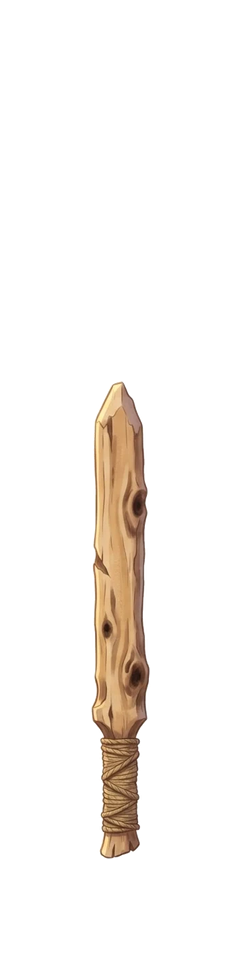
#> input picture assets/weapons/wood_pine.png, 240 x 960 px, found by its file name
$ python mock3.py
#> lines starting #> are read from the running program, lines starting #| are printed output that depends on the picture; pictures that were not available may be replaced by others from this repository, and a replacement may not be noted
### tools/art/swing3d.py
from PIL import Image, ImageDraw
import math
R='/home/claude/seolhwa-rpg/assets/characters/outfit1_hotot/'
Wp=Image.open('/home/claude/seolhwa-rpg/assets/weapons/wood_pine.png')
#> Wp is the input picture: PIL image 240x960 RGBA; mean R, G, B, A 18.5, 14.6, 10.9, 23.8
K=0.5  # depth factor
BG=(150,170,150,255)
def to640(im):
    if im.width==640: return im
    c=Image.new('RGBA',(640,720)); c.alpha_composite(im,(120,0)); return c
def draw_weapon(x,y,sx,sy):
    L=math.hypot(sx,sy); ang=math.degrees(math.atan2(sx,-sy))
    w=Wp.resize((240,max(2,round(960*L)))); gy=800*L
    big=Image.new('RGBA',(2400,2400)); big.alpha_composite(w,(1200-120,round(1200-gy)))
    big=big.rotate(-ang,center=(1200,1200),resample=Image.BICUBIC)
    lay=Image.new('RGBA',(640,720)); lay.alpha_composite(big.crop((1200-x,1200-y,1200-x+640,1200-y+720))); return lay
def proj(view,theta,lat):
    Y=math.cos(math.radians(theta)); F=math.sin(math.radians(theta))
    if view=='front': return lat, -Y+K*F, F<0
    if view=='back': return -lat, -Y-K*F, F>0
    return -F, -Y, F<0   # side, facing left
def projc(view,theta,lat):
    sx,sy,b=proj(view,theta,lat); L=math.hypot(sx,sy)
    if L>1: sx,sy=sx/L,sy/L
    return sx,sy,b
SW={'front':dict(t0=-40,t1=125,lat=0.15,r=(150,160),s=(360,464)),
    'back':dict(t0=-40,t1=125,lat=0.15,r=(480,160),s=(430,390)),
    'side':dict(t0=-40,t1=125,lat=0.0,r=(214,136),s=(210,480))}
def frame(view,u,trail):
    p=SW[view]; th=p['t0']+(p['t1']-p['t0'])*u
    hx=p['r'][0]+(p['s'][0]-p['r'][0])*u; hy=p['r'][1]+(p['s'][1]-p['r'][1])*u
    body=Image.open(R+f"{view}_{'raise' if u<0.4 else 'strike'}.png")
    sx,sy,behind=projc(view,th,p['lat'])
    tip=(hx+sx*560, hy+sy*560); trail.append(tip)
    wl=draw_weapon(round(hx),round(hy),sx,sy)
    t=Image.new('RGBA',(640,720),BG)
    if behind: t.alpha_composite(wl); t.alpha_composite(body)
    else: t.alpha_composite(body); t.alpha_composite(wl)
    d=ImageDraw.Draw(t)
    if len(trail)>1: d.line(trail,fill=(30,30,30,255),width=10)
    return t
frames=[]
us=[0,0,0.1,0.25,0.4,0.55,0.7,0.85,1,1,1,1]
trails={v:[] for v in SW}
for u in us:
    row=Image.new('RGBA',(640*3,720),BG)
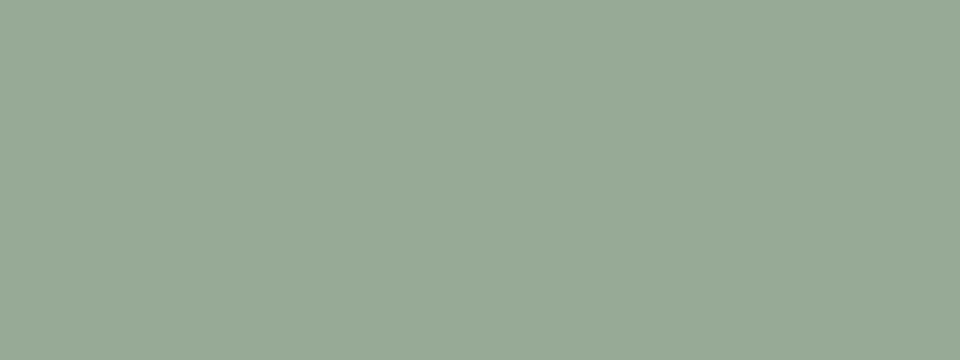
#> row: PIL image 1920x720 RGBA (shown at 1/2 size); mean R, G, B, A 150, 170, 150, 255
    for i,v in enumerate(['front','side','back']): row.alpha_composite(frame(v,u,trails[v]),(i*640,0))
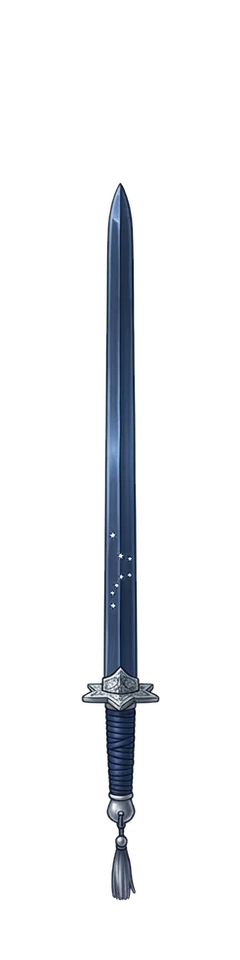
#> input picture assets/weapons/big_dipper_long.png, 240 x 960 px, given in place of front_raise.png, which was not available
#> in frame, body is the input picture: PIL image 240x960 RGBA; mean R, G, B, A 10.3, 11.8, 14.2, 23.2
#> in draw_weapon, `big = Image.new('RGBA', (2400, 2400))`: big: PIL image 2400x2400 RGBA; every value is 0
#> in draw_weapon, `big.alpha_composite(w, (1200 - 120, round(1200 - gy)))`:
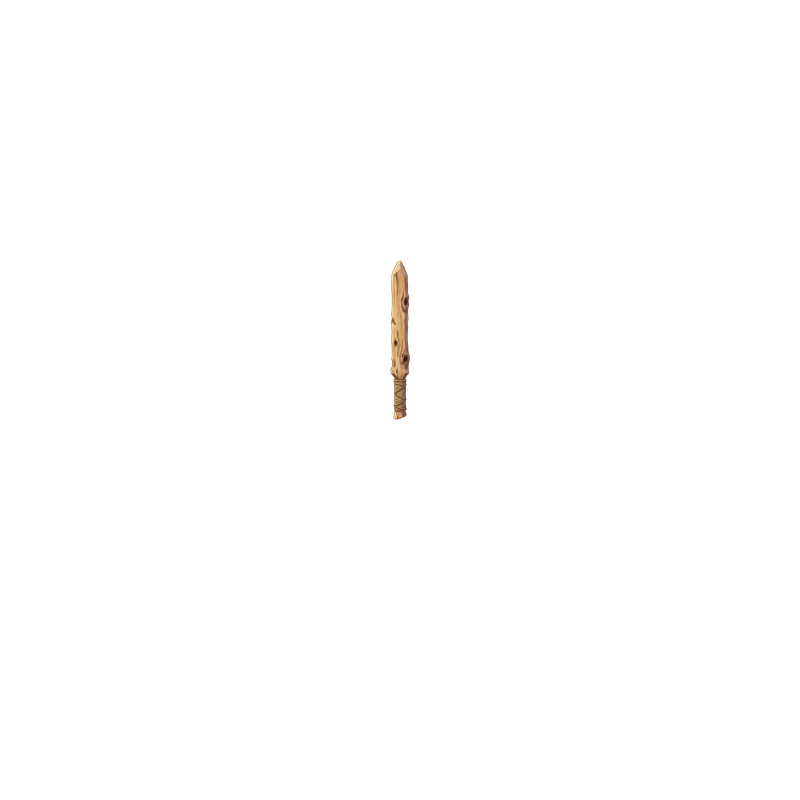
#> big: PIL image 2400x2400 RGBA (shown at 1/3 size); mean R, G, B, A 0.7, 0.6, 0.4, 1; transparent parts drawn white
#> in draw_weapon, `lay = Image.new('RGBA', (640, 720))`: lay: PIL image 640x720 RGBA; every value is 0
#> in draw_weapon, `lay.alpha_composite(big.crop((1200 - x, 1200 - y, 1200 - x + 640, 1200`:
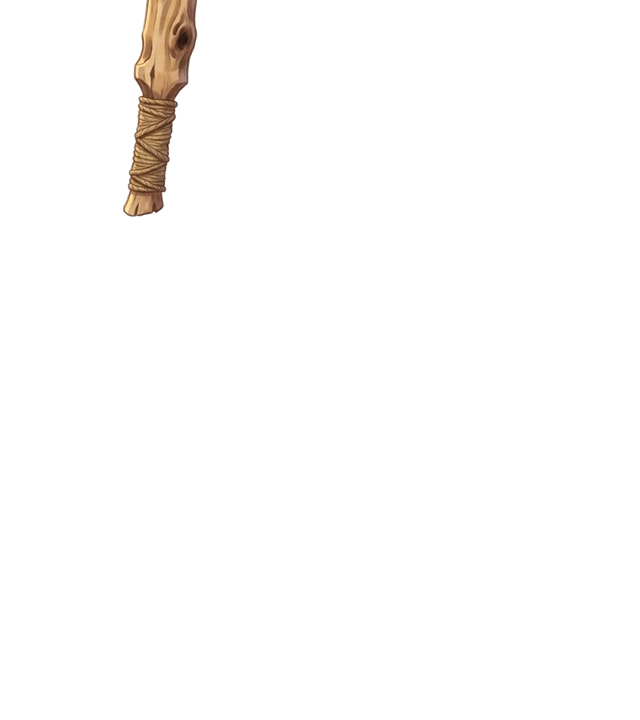
#> lay: PIL image 640x720 RGBA; mean R, G, B, A 3.6, 2.8, 2.1, 5.2; transparent parts drawn white
#> in frame, `t=Image.new('RGBA',(640,720),BG)`:
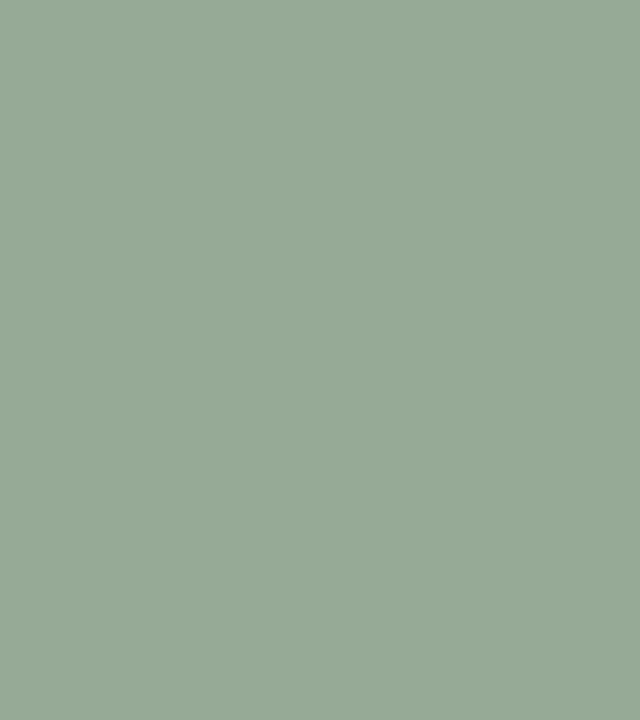
#> t: PIL image 640x720 RGBA; mean R, G, B, A 150, 170, 150, 255
#> in frame, `t.alpha_composite(body)`:
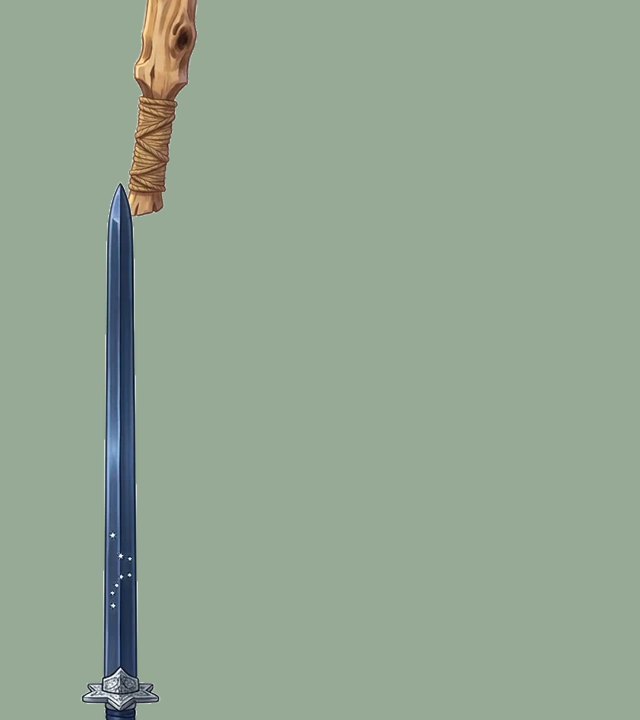
#> t: PIL image 640x720 RGBA; mean R, G, B, A 147.3, 166, 147.4, 255
    frames.append(row.convert('RGB').resize((960,360)))
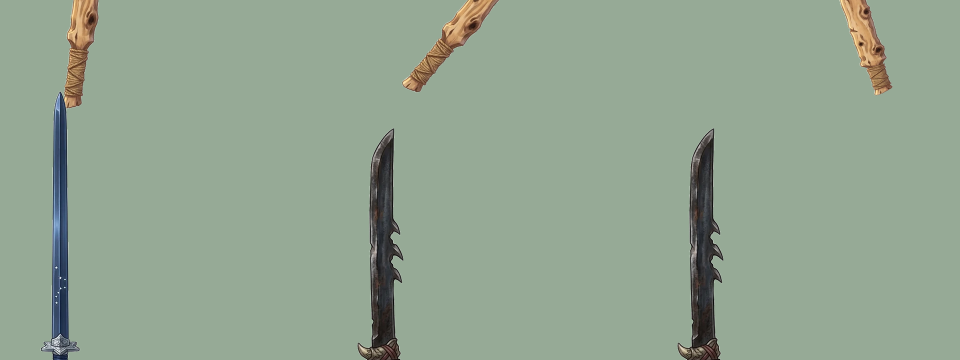
#> row: PIL image 1920x720 RGBA (shown at 1/2 size); mean R, G, B, A 146.6, 164.6, 145.4, 255
frames[0].save('swing3d.gif',save_all=True,append_images=frames[1:],duration=[300,300]+[90]*7+[400,400,400],loop=0)
# strip of key frames
strip=Image.new('RGB',(960,360*4))
for i,k in enumerate([0,4,6,8]): strip.paste(frames[k],(0,i*360))
strip.resize((720,1080)).save('swing3d_strip.png')

### tools/art/mock3.py
#> (the run stopped early here; a loop or call above may not have finished)
